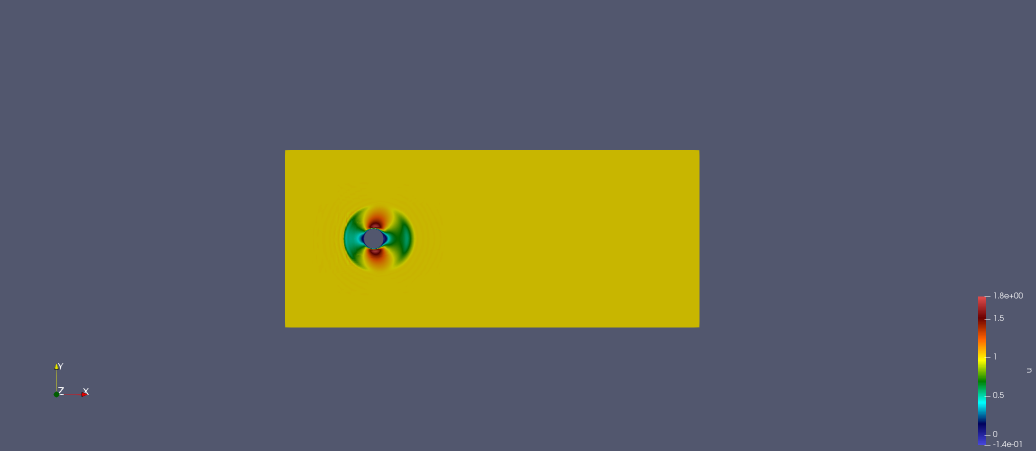
#> input picture Laboratories/Lab5/pics/Re_140_t_0000.png, 2072 x 902 px (shown at 1/2 size)
$ jupyter execute --allow-errors Lab5.ipynb
#> lines starting #> are read from the running program, lines starting #| are printed output that depends on the picture
## Lab 5

In this lab we will develop a Python script for image processing using Computer Vision (`CV`) library.
Processing images or the computer vision techniques applied in mechanical and aerospace problems for example for autonomous maneuver or control are usually based on processing large data sets and require some form of feature extractions.

Using data serialization (see Lecture 5) and an additional external application API, we could be extracting the features from images to be used for example for Machine Learning (which we will not cover here). In this lab we will only perform tasks related to feature extraction.

Our data sets contains of flow simulation snapshots taken at regular time steps. We have some flow simulation images and we will create functions to crop the images by trimming the extra part.  Second we have to create a function for extracting the edges in the images. Which in our case will shows the boundary of a wake that form past an obstacle. So, eventually using our Python script we will be able to extract quantitative information from the set, such as evaluating the size of the wake using build in `SciPy` tools. For that we will need to write a function for curve integration.

In short, we want to pre-process a number of data in preperation for other operations. The preprocessing itself wil take time, so we wish to store the rsult using serialization.

## Task 1
Folder **pics** contains images, image names contain the value of the Reynolds number and snapshot time. Create a class with relevant attributes for extracting and storing the Reynolds number, time and name of each file.

[cell 1]
class Data:
    pass

Now write a simple code snippet to store oaths to all the pictures using the `Data` class.

## Task 2
Crop the images for removing the extra part other than the flow domain. Store all the cropped images in the details. As you know, the images are just a matrix. So you need to extend your class for storing a matrix of values that are integers. Store only the black and white channel.

[cell 2]
# Import packages
import cv2
import numpy as np

[cell 3]
img = cv2.imread('./pics/Re_140_t_0000.png')
#> img is the input picture: shape (902, 2072, 3); mean B, G, R 92.8, 101.7, 99.9
print(img.shape) # Print image shape
#| (902, 2072, 3)
# cv2.imshow("original", img)

[cell 4]
# # Cropping an image
cropped_image = img[350:680, 650:1230]
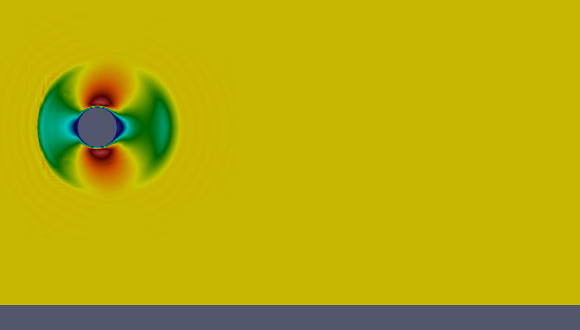
#> cropped_image: shape (330, 580, 3); mean B, G, R 10.6, 170.5, 183.4

[cell 5]
# Display cropped image
# cv2.imshow("cropped", cropped_image)

[cell 6]
# Save the cropped image
cv2.imwrite("Cropped Image.jpg", cropped_image)
#> Out = True

[cell 7]
# print the cropped image matrix
print(cropped_image.shape)
#| (330, 580, 3)

[cell 8]
# Convert to grayscale
gray = cv2.cvtColor(cropped_image, cv2.COLOR_BGR2GRAY)
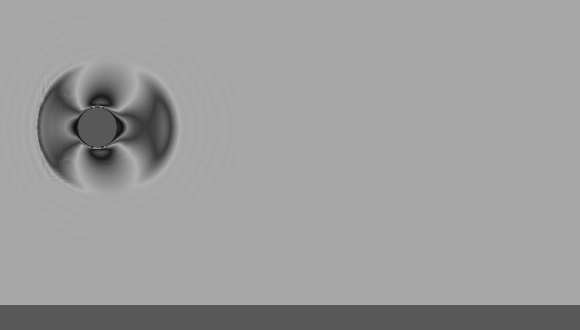
#> gray: shape (330, 580); min 10, max 174, mean 156.4
print(gray.shape)
#| (330, 580)

[cell 9]
# Gray scale of Cropped image
cv2.imwrite("Cropped Image gray.jpg", gray)
#> Out = True
